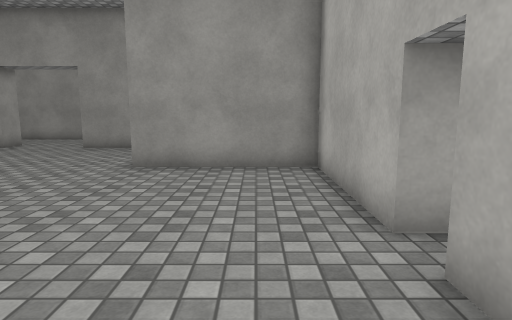
[1] (above)

24 first-person views from a walk through a Unity game level. The camera is 1.3 m above the floor, tilts 8° down and sees 75° across. The floor is counted in squares, 1 m on a side. Each view is taken from the middle of a square. On the plan, view 1 faces up. The plan holds only what a view shows up to about 14 squares ahead; the rest is blank. The place goes on beyond the plan. The player character is not drawn. Some animated figures are left out. Door leaves are left out, so doorways stand open. Surface patterns are stand-ins for the level's own textures.

[2]
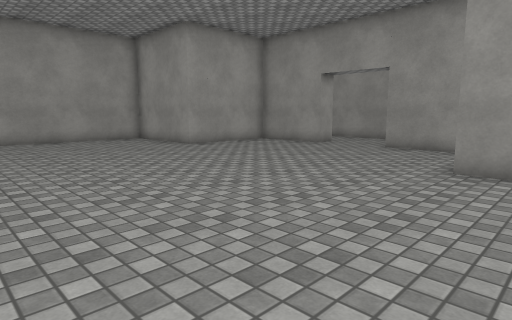

[3]
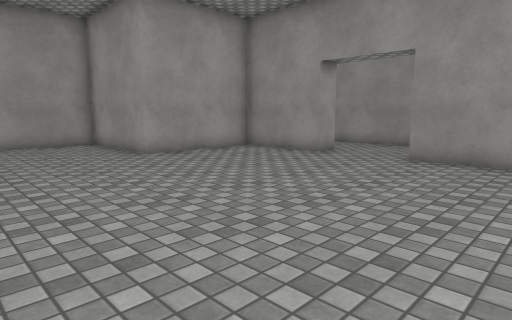

[4]
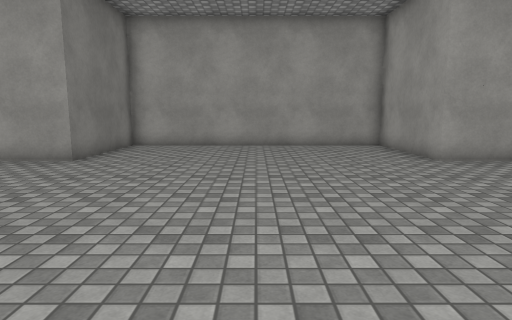

[5]
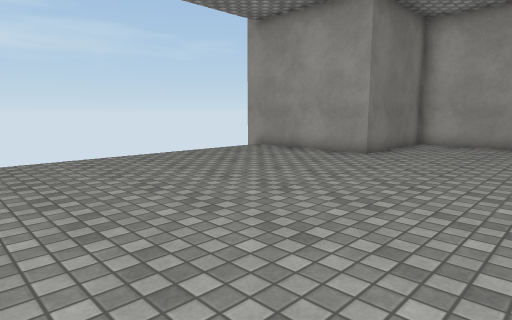

[6]
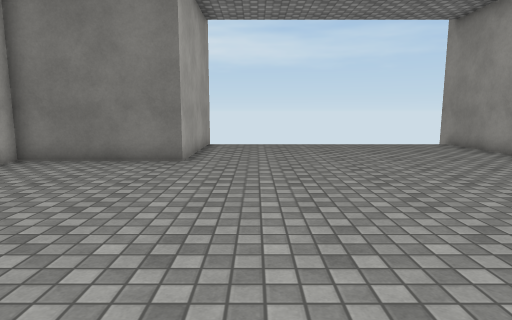

[7]
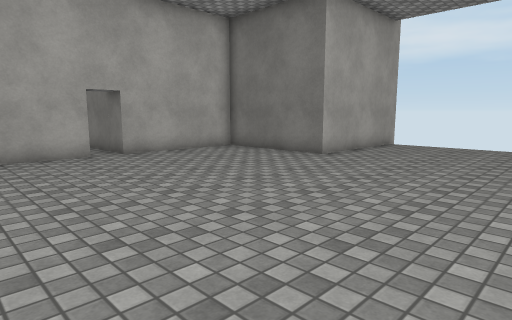

[8]
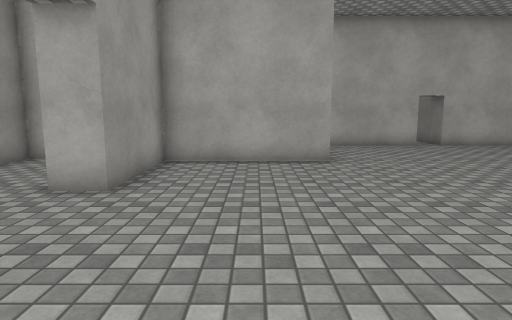

[9]
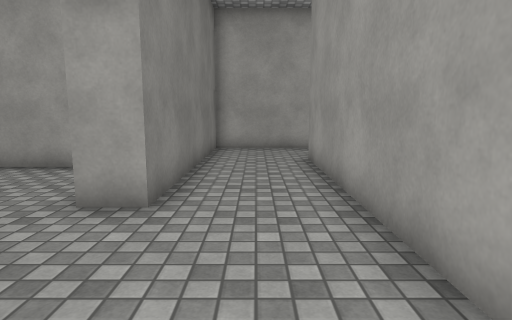

[10]
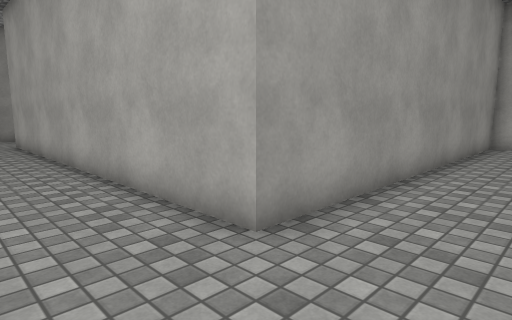

[11]
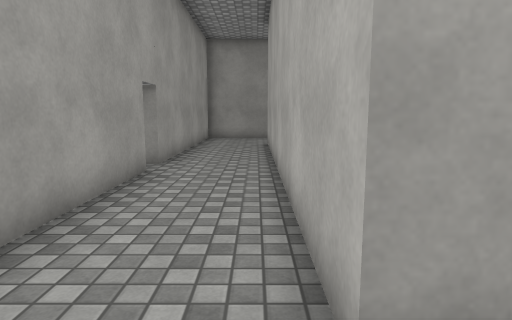

[12]
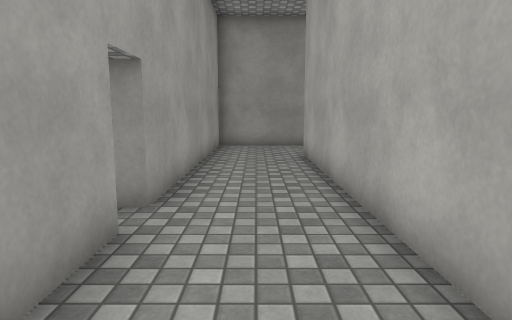

[13]
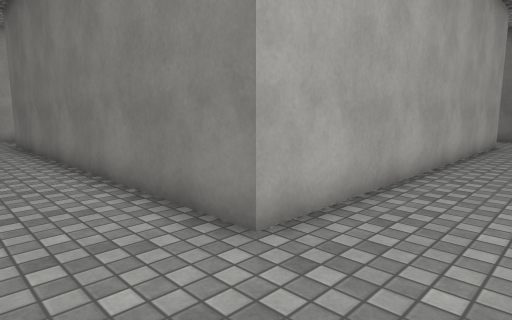

[14]
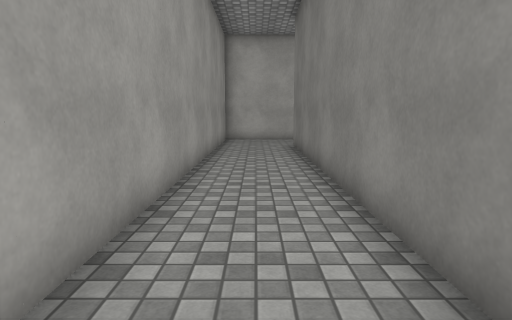

[15]
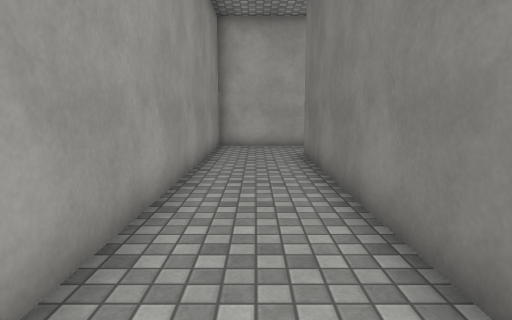

[16]
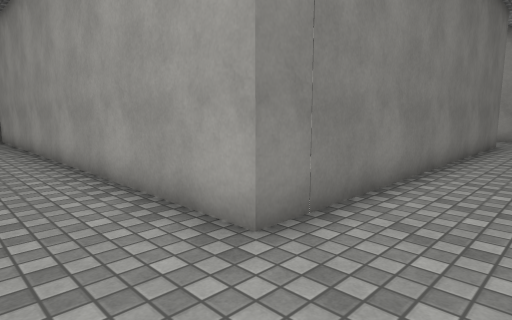

[17]
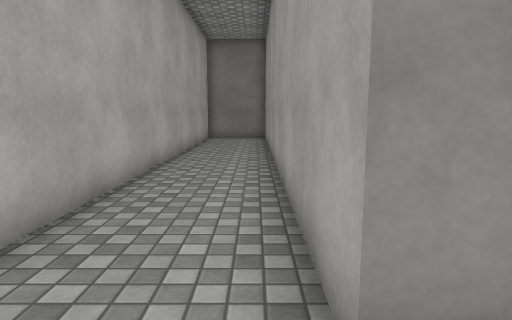

[18]
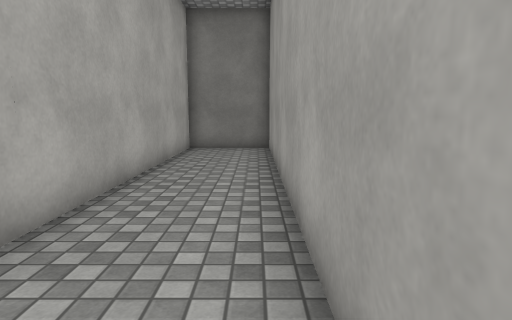

[19]
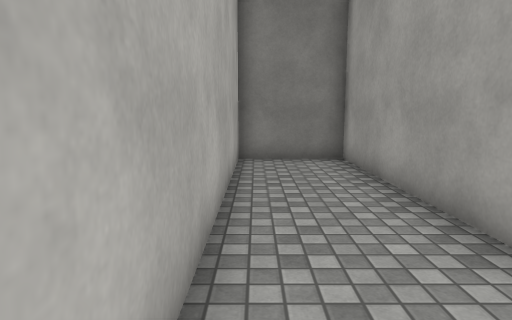

[20]
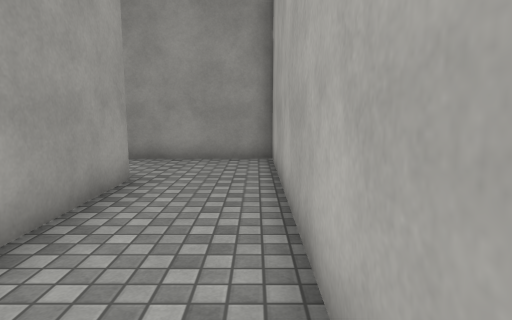

[21]
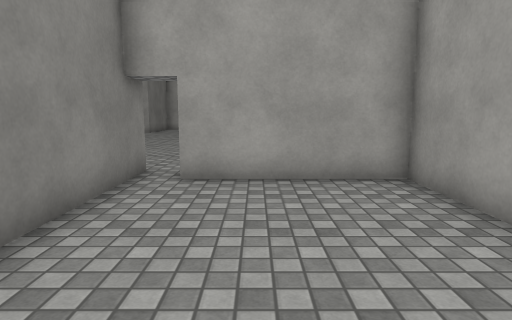

[22]
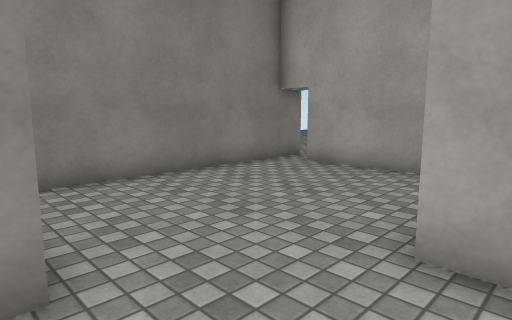

[23]
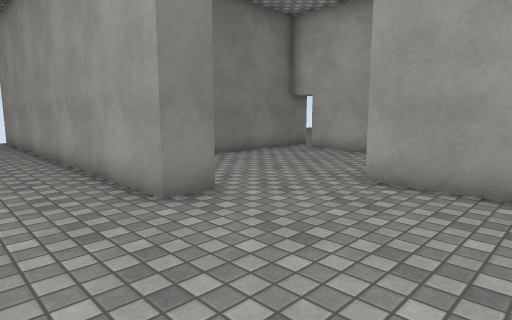

[24]
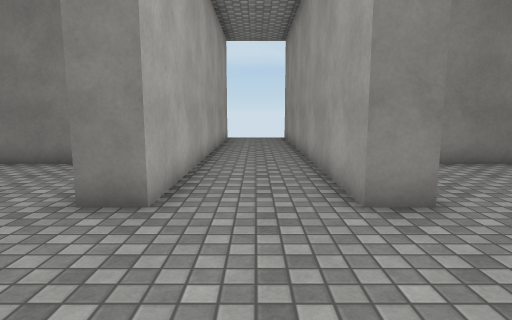

### Floor plan
Points are (right, up) in squares from view 1. A wall is a line through its corners. A room is listed if a view was taken in it or the views show most of it. See-through windows are left out.
Room 1 (views 1, 2, 3, 4, 5, 6, 7, 8, 9, 10, 11, 12, 13, 14, 15, 16, 17, 18, 19, 20)
walls: (-2.5, 15.9) (-2.5, 16.5) (-14.5, 16.5) (-14.5, 29.5) (-1.5, 29.5) (-1.5, 13.5) (1.5, 13.5) (1.5, 32.5) (-17.5, 32.5) (-17.5, 23.5) (-18, 23.5); (1.5, 3.5) (1.5, 8) (-3, 8) (-3, 12.5) (-6.5, 12.5) (-6.5, 13.5); (-17.5, 22.5) (-17.5, 13.5) (-9.5, 13.5) (-9.5, 12.5) (-13, 12.5) (-13, 8) (-17.5, 8) (-17.5, -2) (-13, -2) (-13, -7.2); (-3, -7.2) (-3, -2) (1.5, -2) (1.5, 2.5)
ways out: opening at (2, 3) to room 2
Room 2 (view 21)
walls: (5.2, 8) (2.5, 8) (2.5, 3.5); (2.1, 3.5) (1.5, 3.5); (1.5, 2.5) (8.8, 2.5)
ways out: opening at (2, 3) to room 1; opening at (8, 7) to room 3
Room 3 (views 22, 23, 24)
walls: (9.4, 6.5) (10.5, 6.5) (10.5, -6.5); (7, 10.4) (7, 8); (13.5, -3.2) (13.5, 6.5) (14.5, 6.5)
ways out: opening at (8, 7) to room 2

Positions as (right, up) in squares from view 1, and headings:
1: (0, 0), facing up
2: (-1, 0), facing up-left
3: (-3, 3), facing up-left
4: (-4, 3), facing left
5: (-3, 3), facing down-left
6: (-5, 7), facing down
7: (-9, 7), facing down-right
8: (-12, 10), facing right
9: (-5, 15), facing left
10: (-17, 14), facing up-right
11: (-15, 15), facing up
12: (-16, 19), facing up
13: (-17, 32), facing down-right
14: (-15, 31), facing right
15: (-12, 31), facing right
16: (1, 32), facing down-left
17: (-1, 31), facing down
18: (-1, 26), facing down
19: (1, 23), facing down
20: (1, 23), facing up
21: (9, 5), facing left
22: (10, 9), facing down-left
23: (13, 11), facing down-left
24: (12, 11), facing down
